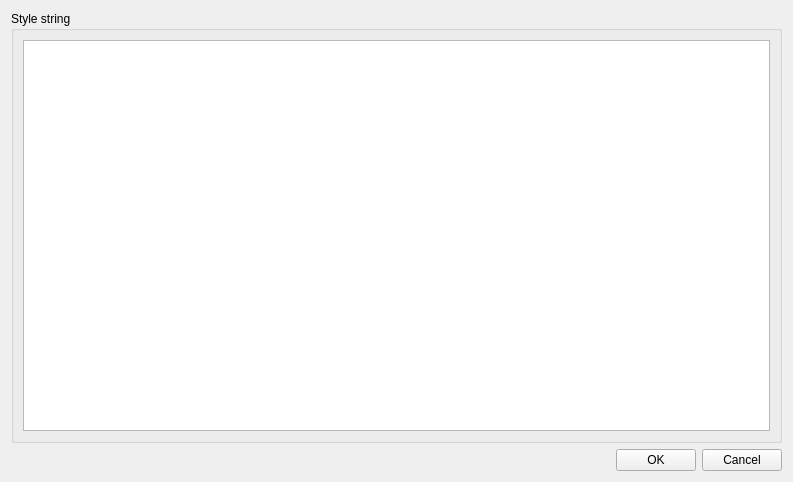
<?xml version="1.0" encoding="UTF-8"?>
<ui version="4.0">
 <class>DlgStyleString</class>
 <widget class="QWidget" name="DlgStyleString">
  <property name="geometry">
   <rect>
    <x>0</x>
    <y>0</y>
    <width>793</width>
    <height>482</height>
   </rect>
  </property>
  <property name="windowTitle">
   <string>Style String</string>
  </property>
  <property name="windowIcon">
   <iconset resource="../resource/resource.qrc">
    <normaloff>:/16x16_ico_png/style_edit.png</normaloff>:/16x16_ico_png/style_edit.png</iconset>
  </property>
  <layout class="QVBoxLayout" name="verticalLayout_2">
   <item>
    <widget class="QGroupBox" name="groupBox">
     <property name="title">
      <string>Style string</string>
     </property>
     <layout class="QVBoxLayout" name="verticalLayout">
      <item>
       <widget class="QPlainTextEdit" name="text"/>
      </item>
     </layout>
    </widget>
   </item>
   <item>
    <layout class="QHBoxLayout" name="horizontalLayout">
     <item>
      <spacer name="horizontalSpacer">
       <property name="orientation">
        <enum>Qt::Horizontal</enum>
       </property>
       <property name="sizeHint" stdset="0">
        <size>
         <width>40</width>
         <height>20</height>
        </size>
       </property>
      </spacer>
     </item>
     <item>
      <widget class="QPushButton" name="btnAccept">
       <property name="text">
        <string>OK</string>
       </property>
      </widget>
     </item>
     <item>
      <widget class="QPushButton" name="btnCancel">
       <property name="text">
        <string>Cancel</string>
       </property>
      </widget>
     </item>
    </layout>
   </item>
  </layout>
 </widget>
 <resources>
  <include location="../resource/resource.qrc"/>
 </resources>
 <connections/>
</ui>
